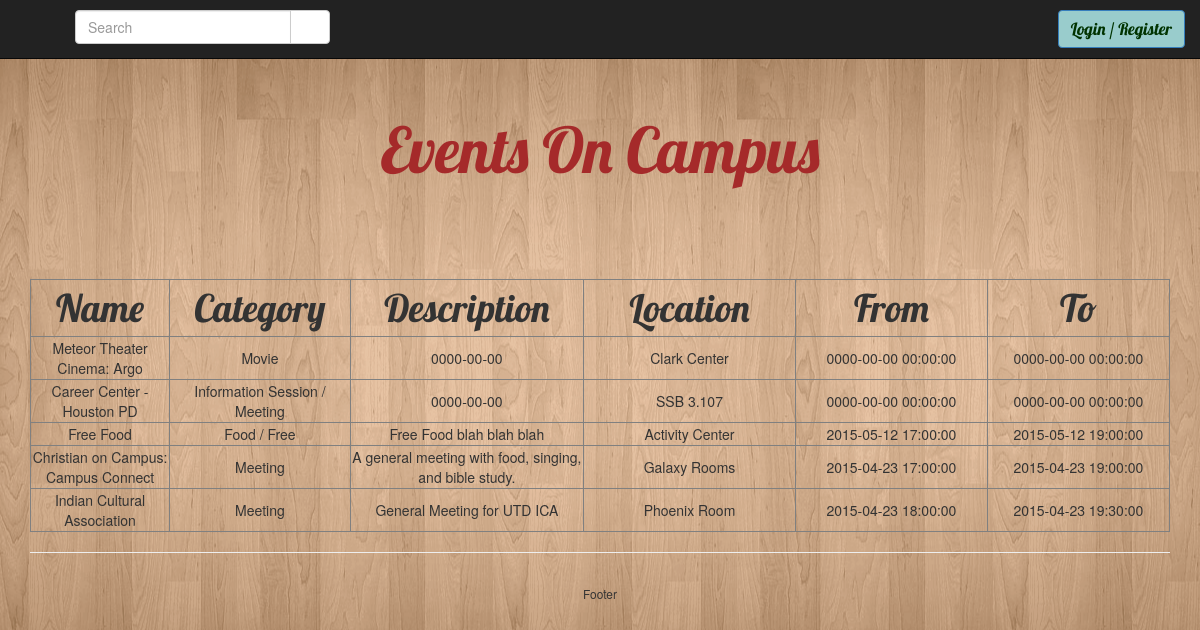
The app's page /eventsoncampus/index.php with its own data.
### tables this page shows
CREATE TABLE IF NOT EXISTS `events` (
  `eventid` int(5) NOT NULL AUTO_INCREMENT,
  `name` varchar(50) NOT NULL,
  `category` varchar(50) NOT NULL,
  `location` varchar(30) NOT NULL,
  `description` varchar(250) NOT NULL,
  `frotime` datetime NOT NULL,
  `totime` datetime NOT NULL,
  PRIMARY KEY (`eventid`)
);

### eventsoncampus/index.php (the view, shortened to what this page needs)
<!DOCTYPE html>
<html lang="en">
    <head>
		<link href="../eventsoncampus/css/bootstrap.min.css" rel="stylesheet">
        <link href="http://netdna.bootstrapcdn.com/bootstrap/3.0.0/css/bootstrap-glyphicons.css" rel="stylesheet">
        <link href="//netdna.bootstrapcdn.com/bootstrap/3.0.0/css/bootstrap-glyphicons.css" rel="stylesheet">
        <link href="../eventsoncampus/css/styles.css" rel="stylesheet">
	</head>
	<body>
<nav role="navigation" class="navbar navbar-fixed-top navbar-inverse">
  <div class="container">
    <div class="navbar-brand">
    <a href="index.php" class="glyphicon glyphicon-home" style="color:#9CC; font-size:30px; text-decoration:none"></a>
    </div>
      <div class="col-sm-3 col-md-3" style="text-align:center; display:inline-block">
            <form class="navbar-nav" role="search" action="searchres.php" method="post">
                <div class="input-group">
                    <input type="text" class="form-control" placeholder="Search" name="searchevents">
                    <div class="input-group-btn">
                        <button class="btn btn-default" type="submit"><i class="glyphicon glyphicon-search"></i></button>
                    </div>
                </div>
            </form>
        </div>
      <div class="nav navbar-nav navbar-right" style="float:right" >
      <?php
    if(!isset($_SESSION["global_user_name"]))
    {
?>
<button class="btn btn-primary custom-button" style="background-color:#9CC; font-size:17px; color:#030; font-family:Lobster" onclick="window.location.href='loginter.php'">Login / Register</button>
      <?php
	}
	?>
      </div>
    </nav>
<div class="container">
    <br/><br>
      <div class="jumbotron" style="background-color:transparent">
<center>          <h1 style="font-family:Lobster; font-size:900; color:brown">Events On Campus</h1> </center>
          </div>
</div>
<div class="container">
<?php
$servername = "localhost";
$username = "root";
$password = "";
$dbname = "eoc";
$conn = new mysqli($servername, $username, $password, $dbname);
?>
 <table border="bold" >
                        <thead>
                            <tr>
                                <th colspan="1" rowspan="1" style="width: 180px;" tabindex="0"><div style="font-family:Lobster; font-size:38px; font-weight:lighter; text-align:center">Name</div></th>
                                <th colspan="1" rowspan="1" style="width: 220px;" tabindex="0"><div style="font-family:Lobster; font-size:38px; font-weight:lighter; text-align:center">Category</div></th>
                                <th colspan="1" rowspan="1" style="width: 288px;" tabindex="0"><div style="font-family:Lobster; font-size:38px; font-weight:lighter; text-align:center">Description</div></th>
                                <th colspan="1" rowspan="1" style="width: 288px;" tabindex="0"><div style="font-family:Lobster; font-size:38px; font-weight:lighter; text-align:center">Location</div></th>
                                <th colspan="1" rowspan="1" style="width: 288px;" tabindex="0"><div style="font-family:Lobster; font-size:38px; font-weight:lighter; text-align:center">From</div></th>
                                <th colspan="1" rowspan="1" style="width: 288px;" tabindex="0"><div style="font-family:Lobster; font-size:38px; font-weight:lighter; text-align:center">To</div></th>
                            </tr>
                        </thead>
                        <tbody>
                        <?php
$sql = "SELECT * FROM events";
$result = $conn->query($sql);
if ($result->num_rows > 0) {
    while($row = $result->fetch_assoc())
						{
                        echo'<tr>
                                <td style="text-align:center">'.$row['name'].'</td>
								<td style="text-align:center">'.$row['category'].'</td>
                                <td style="text-align:center">'.$row['description'].'</td>
								<td style="text-align:center">'.$row['location'].'</td>
                                <td style="text-align:center">'.$row['frotime'].'</td>
								<td style="text-align:center">'.$row['totime'].'</td>
                            </tr>';
						} }
						?>
                        </tbody></table>
    <hr>
	</div>
<footer style="text-align:center"><small>Footer</small>
</footer>
	</body>
</html>

### eventsoncampus/index.php (style rules this page uses)
body { background:url(images/gabround.jpeg) repeat center center fixed; }

### records on screen
events: name "Meteor Theater Cinema: Argo", category "Movie", description "0000-00-00", location "Clark Center", frotime "0000-00-00 00:00:00", totime "0000-00-00 00:00:00"
events: name "Career Center - Houston PD", category "Information Session / Meeting", description "0000-00-00", location "SSB 3.107", frotime "0000-00-00 00:00:00", totime "0000-00-00 00:00:00"
events: name "Free Food", category "Food / Free", description "Free Food blah blah blah", location "Activity Center", frotime "2015-05-12 17:00:00", totime "2015-05-12 19:00:00"
events: name "Christian on Campus: Campus Connect", category "Meeting", description "A general meeting with food, singing, and bible study.", location "Galaxy Rooms", frotime "2015-04-23 17:00:00", totime "2015-04-23 19:00:00"
events: name "Indian Cultural Association", category "Meeting", description "General Meeting for UTD ICA", location "Phoenix Room", frotime "2015-04-23 18:00:00", totime "2015-04-23 19:30:00"
